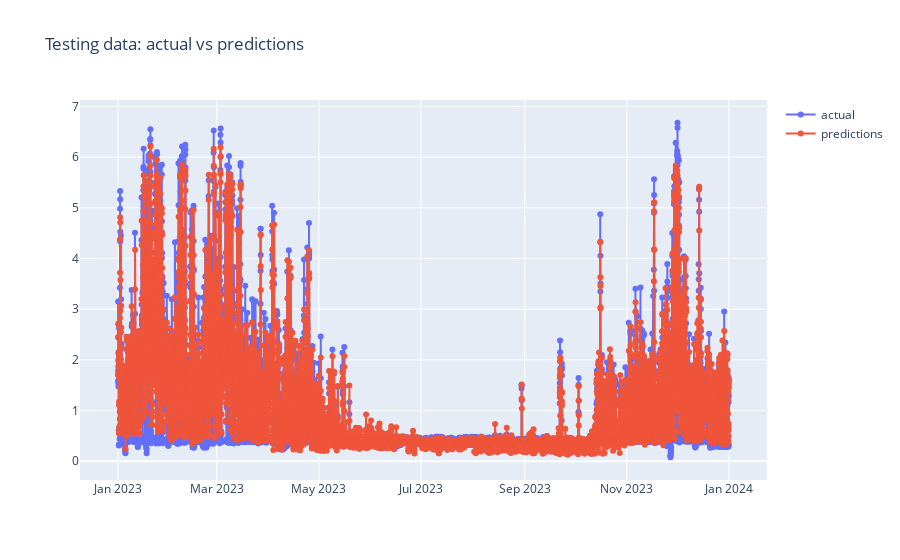

Notebook source saved alongside this figure:
### Code cell
predictions["y"] = main_data[main_data.index >= "2023-01-01"]["y"]
predictions = predictions.reset_index(drop=0)
predictions = predictions.rename(columns={"index": "time"})
# predictions[["pred", "y"]] = sh_target_scaler.inverse_transform(predictions[["pred", "y"]])

# neg_pred_pred = predictions[predictions["pred"] < 0]
# predictions.loc[predictions["pred"] <= 0.1, 'pred'] = predictions[predictions["y"] < 0.5]["y"].median()
plot_predictions(predictions, title_text="Testing data: actual vs predictions")

### Figure 1 — Plotly figure (JSON) as saved in the notebook; plotly's stock layout.template omitted (floating-point values rounded to 4 significant figures; data arrays with more than 128 entries replaced by an {"elided": "..."} marker saying what was removed)
{"data": [{"mode": "lines+markers", "name": "actual", "type": "scatter", "x": {"elided": "8759 str values"}, "y": {"elided": "8759 float values"}}, {"mode": "lines+markers", "name": "predictions", "type": "scatter", "x": {"elided": "8759 str values"}, "y": {"elided": "8759 float values"}}], "layout": {"title": {"text": "Testing data: actual vs predictions"}}}
